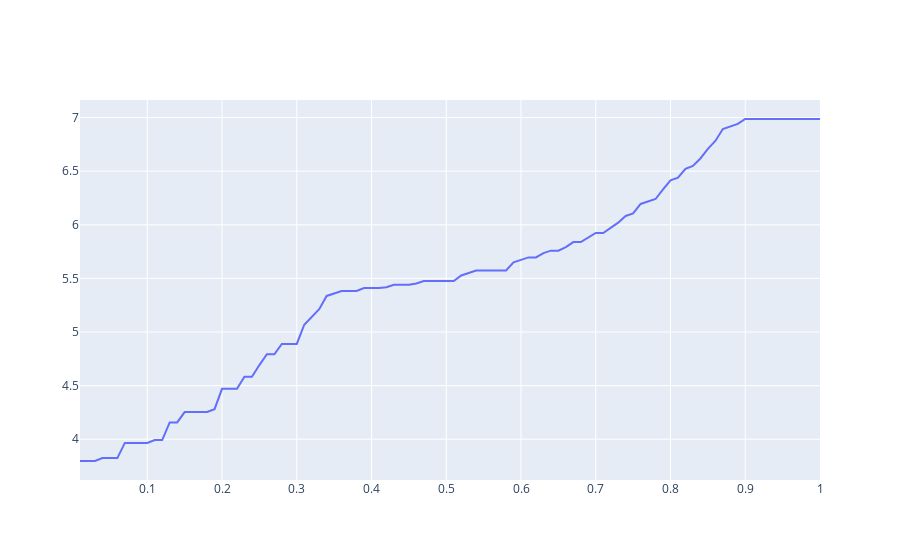

Notebook source saved alongside this figure:
### Code cell
n2 = go.Scatter(x=alphas, y=y2)
fig = go.Figure(data=[n2])
fig.show()
